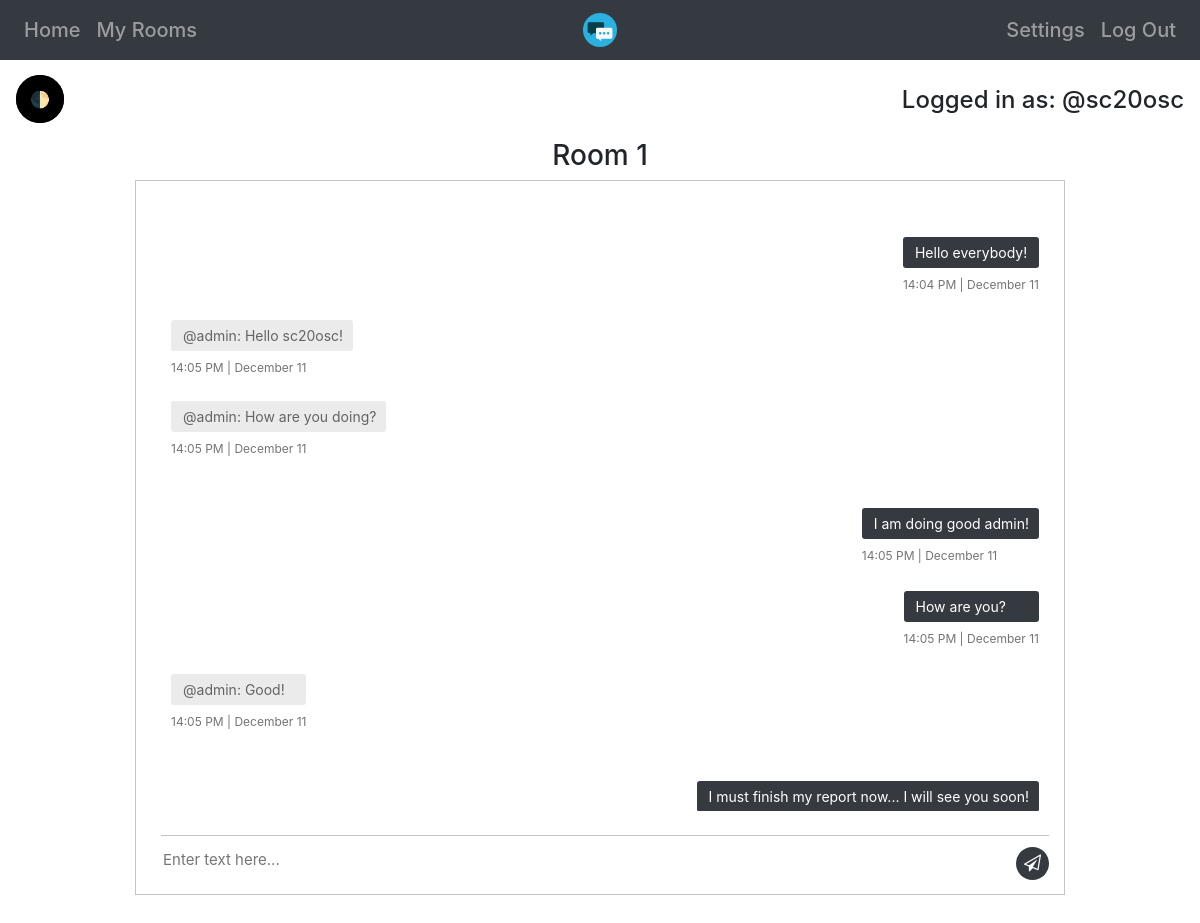
/room/1 (signed in), run on the app's committed database.
### app/models.py (models this page shows)
class Users(UserMixin,db.Model):
  __tablename__='Users'
  id=db.Column(db.Integer,primary_key=True)
  username=db.Column(db.String(20),unique=True)
  email=db.Column(db.String(50),unique=True)
  password=db.Column(db.String)
  rooms=db.relationship("Rooms",secondary='UserRooms',back_populates="users")

class Messages(db.Model):
  __tablename__='Messages'
  id=db.Column(db.Integer,primary_key=True)
  userroom_id=db.Column(db.Integer,db.ForeignKey('UserRooms.id'))
  message=db.Column(db.String(200))
  datetime=db.Column(db.DateTime(timezone=True))

### app/room.py (the view)
@room.route('/room/<room_id>',methods=['GET'])
@login_required
def show(room_id):
  if len(Rooms.query.filter_by(id=room_id).all())==0:
    flash("Room "+str(room_id)+" does not exist", "error")
    log_error(user=current_user,room=room_id,ip=request.remote_addr,error="room-not-exists")
    return redirect(url_for('home.show') + '?error=room-not-exists')
  if UserRooms.query.filter_by(user=current_user.id,room=room_id).count()==0:
    flash("You are not in Room "+str(room_id), "error")
    log_error(user=current_user,room=room_id,ip=request.remote_addr,error="room-must-join-room")
    return redirect(url_for('home.show') + '?error=must-join-room')
  else:
    userrooms=UserRooms.query.filter_by(room=room_id).all()
    messages=[]
    usernames=[]
    times=[]
    for i in range(len(userrooms)):
      userroom_messages=Messages.query.filter_by(userroom_id=userrooms[i].id).all()
      for message in userroom_messages:
        messages.append(message)
    messages.sort(key=lambda r: r.datetime)
    for message in messages:
      times.append(message.datetime.strftime("%H:%M %p | %B %d"))
      userid=UserRooms.query.filter_by(id=message.userroom_id).one().user
      username=Users.query.filter_by(id=userid).one().username
      usernames.append(username)
    return render_template('chatroom.html',room_id=room_id,messages=messages,no_messages=len(messages),usernames=usernames,userroom_id=UserRooms.query.filter_by(user=current_user.id,room=room_id).one().id,times=times)

### app/__init__.py (called while the page is built)
@login_manager.user_loader
def load_user(id):
  return Users.query.get(int(id))

### app/templates/chatroom.html
{% extends "home.html" %}
{% block head %}
<link rel="stylesheet" href="/static/css/rooms.css">
<link rel="stylesheet" href="https://cdnjs.cloudflare.com/ajax/libs/font-awesome/4.7.0/css/font-awesome.css">
{% endblock %}
{% block content %}
<div class="container">
  <h3 class="text-center">Room {{ room_id }}</h3>
  <div class="messaging">
    <div class="inbox_msg">
      <div class="mesgs">
        <div class="msg_history">
          {% for i in range(no_messages) %}
          {% if usernames[i] == current_user.username %}
          <div class="outgoing_msg">
            <div class="sent_msg">
              <p>{{ messages[i].message }}</p>
              <span class="time_date">{{ times[i] }}</span>
            </div>
          </div>
          {% else %}
          <div class="incoming_msg">
            <div class="received_msg">
              <div class="received_withd_msg">
                <p>@{{ usernames[i] }}: {{ messages[i].message }}</p>
                <span class="time_date">{{ times[i] }}</span>
              </div>
            </div>
          </div>
          <br>
          {% endif %}
          {% endfor %}
        </div>
        <br>
        <div class="type_msg">
          <div class="input_msg_write spacebottom">
          <form method="POST" action="/room/chat/{{ room_id }}">
            <input type="text" name="message" class="write_msg inputfieldblack sendchat" placeholder="Enter text here..." required autofocus>
            <button class="msg_send_btn btn-darkmode" type="submit"><i class="fa fa-paper-plane-o" aria-hidden="true" alt="send"></i></button>
          </form>
          </div>
        </div>
      </div>
    </div>
  </div>
</div>
{% endblock %}

### app/templates/home.html (shortened to what this page needs)
{% extends "base.html" %}
{% block navbar %}
<nav class="navbar navbar-expand-md navbar-dark bg-dark">
  <div class="navbar-collapse collapse w-100 order-1 order-md-0 dual-collapse2">
    <ul class="navbar-nav mr-auto">
      <li class="nav-item mb-0 h5"><a class="nav-link" href="/home">Home</a></li>
      <li class="nav-item mb-0 h5"><a class="nav-link" href="/myrooms">My Rooms</a></li>
    </ul>
  </div>
  <div class="mx-auto order-0">
    <a class="navbar-brand mx-auto" href="/home"><img src="/static/favicon.ico" alt="TickTalk" width="34" height="34"></a>
  </div>
  <div class="navbar-collapse collapse w-100 order-3 dual-collapse2">
    <ul class="navbar-nav ml-auto">
      <li class="nav-item mb-0 h5"><a class="nav-link" href="/settings">Settings</a></li>
      <li class="nav-item mb-0 h5"><a class="nav-link" href="/logout">Log Out</a></li>
    </ul>
  </div>
</nav>
<div class="autowidth text-center">
</div>
<h4 class="text-right loggedinuser">Logged in as: @{{ current_user.username }}</h4>
{% endblock %}

### app/templates/base.html (shortened to what this page needs)
<!DOCTYPE html>
<html lang="en">
  <head>
    <link rel="stylesheet" type="text/css" href="https://cdn.jsdelivr.net/npm/cookieconsent@3/build/cookieconsent.min.css">
    <link rel="stylesheet" href="https://stackpath.bootstrapcdn.com/bootstrap/4.2.1/css/bootstrap.min.css">
    <link rel="stylesheet" href="/static/css/style.css">
    <link rel="stylesheet" href="/static/css/forms.css">
    {% block head %}{% endblock %}
  </head>
  <body>
    {% block navbar %}{% endblock %}
    {% block content %}{% endblock %}
  </body>
</html>

### app/static/css/style.css (style rules this page uses)
html, body { max-width: 100%; overflow-x: hidden; }
.sendchat { border-top-left-radius: 4px; border-top-right-radius: 4px; border-bottom-right-radius: 4px; border-bottom-left-radius: 4px; }
.loggedinuser { padding: 16px; }
.spacebottom { padding-bottom: 10px; }
.autowidth { align-self: center; align-items: center; padding-left: 40%; padding-right: 40%; padding-top: 10px; }

### app/static/css/rooms.css (style rules this page uses)
.container { max-width: 80%; padding-bottom: 20px; }
.inbox_msg { border: 1px solid #c4c4c4; clear: both; overflow: hidden; }
.received_msg { display: inline-block; padding: 0 0 0 10px; vertical-align: top; max-width: 80%; }
.received_withd_msg p { background: #ebebeb none repeat scroll 0 0; border-radius: 3px; color: #646464; font-size: 14px; margin: 0; padding: 5px 10px 5px 12px; width: 100%; }
.time_date { color: #747474; display: block; font-size: 12px; margin: 8px 0 0; }
.received_withd_msg { width: 100%; }
.mesgs { float: left; padding: 30px 15px 0 25px; width: 100%; }
.sent_msg p { background: #343a40 none repeat scroll 0 0; border-radius: 3px; font-size: 14px; margin: 0; color: #fff; padding: 5px 10px 5px 12px; width: 100%; }
.outgoing_msg { overflow: hidden; margin: 26px 0 26px; }
.sent_msg { float: right; max-width: 80%; padding-right: 10px; }
.input_msg_write input { background: rgba(0, 0, 0, 0) none repeat scroll 0 0; border: medium none; color: #4c4c4c; font-size: 15px; min-height: 48px; width: 100%; }
.type_msg { border-top: 1px solid #c4c4c4; position: relative; }
.msg_send_btn { background: #343a40 none repeat scroll 0 0; border: medium none; border-radius: 50%; color: #fff; cursor: pointer; font-size: 17px; height: 33px; position: absolute; right: 0; top: 11px; width: 33px; }
.messaging { padding: 0 0 0 0; }
.msg_history { height: 600px; overflow-y: auto; overflow-x: auto; }

### data on the page
Users: username "sc20osc"
Messages: message "Hello everybody!"
Users: username "admin" "admin" "admin"
Messages: message "Hello sc20osc!"
Messages: message "How are you doing?"
Messages: message "I am doing good admin!"
Messages: message "How are you?"
Messages: message "Good!"
Messages: message "I must finish my report now... I will see you soon!"

### other printed values
{{ room_id }} "1"
{{ times[i] }} "14:04 PM | December 11" "14:05 PM | December 11" "14:05 PM | December 11"
{{ times[i] }} "14:05 PM | December 11" "14:05 PM | December 11" "14:05 PM | December 11"
